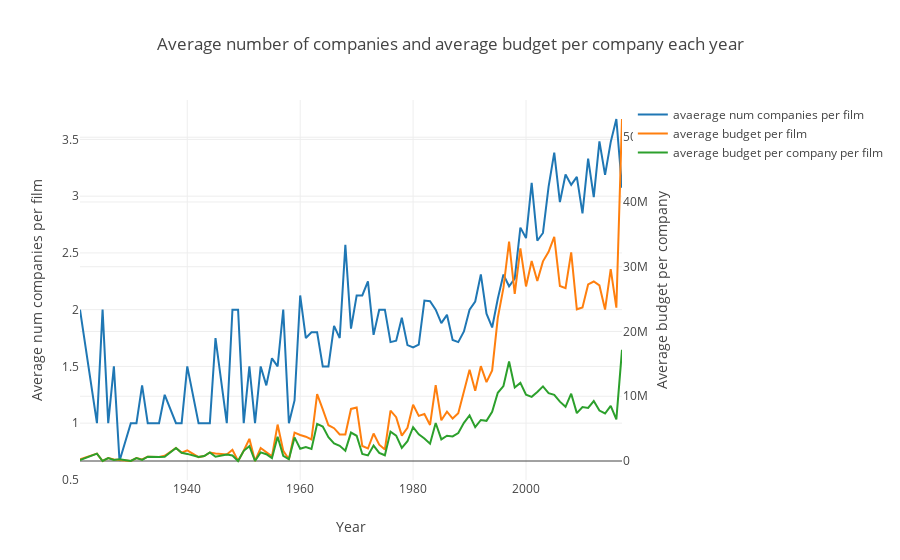

The cell this chart's notebook holds for it:
### Markdown cell above
#### Plot 1. Avaerage company count per film vs average budget per film per comany each year

### Code cell
d1 = data_train.groupby(['release_date_year'])['num_companies'].mean()
d2 = data_train.groupby(['release_date_year'])['budget'].mean()
d3 = data_train.groupby(['release_date_year'])['budget'].mean().divide(data_train.groupby(['release_date_year'])['num_companies'].mean())
data = [go.Scatter(x=d1.index, y=d1.values, name='avaerage num companies per film'), 
       go.Scatter(x=d2.index, y=d2.values, name='average budget per film', yaxis='y2'),
       go.Scatter(x=d3.index, y=d3.values, name='average budget per company per film' , yaxis='y2')]
layout = go.Layout(dict(title = "Average number of companies and average budget per company each year",
                  xaxis = dict(title = 'Year'),
                  yaxis = dict(title = 'Average num companies per film'),
                  yaxis2=dict(title='Average budget per company', overlaying='y', side='right')
                  ),legend=dict(
                orientation="v"))
py.iplot(dict(data=data, layout=layout))
